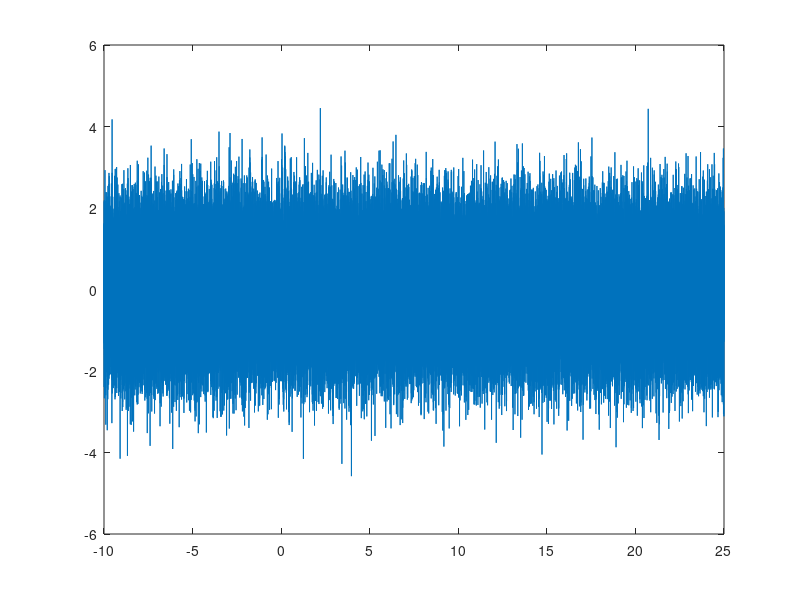

The MATLAB source for this figure: (Note: this script raises an error after producing the figure.)
%% data

t = linspace(-10, 25, 100000);
t0 = 0;
f1 = 6;
f2 = 100;
x = sin(2*pi*f1*(t-t0)) .* exp(-0.02*2*pi*f1*(t-t0)) .* (t >= t0);
x = x + sin(2*pi*f2*(t-t0)) .* exp(-0.02*2*pi*f2*(t-t0)) .* (t >= t0);
x = x + randn(size(x));


%% plot

fig = figure;
ax = axes(fig);
plt = plot(ax, t, x);


fmin = 1;
fmax = 10;
Q = 10;
FrequencyScale = 'lin';
WvltScale = 'lin';
MotherWavelet =  'morlet';

WaveletMenu('WaveletPlot', plt, 'fmin', fmin, 'fmax', fmax, 'Q', Q, 'MultiSignalMode', false,...
    'WvltScale', WvltScale, 'FrequencyScale', FrequencyScale, 'MotherWavelet', MotherWavelet);%,...